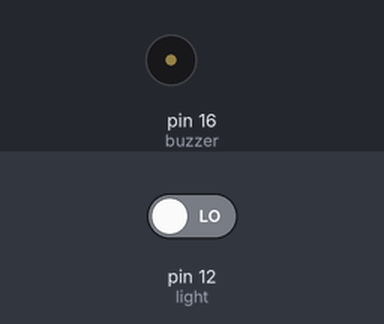
The sketch below on a simulated Arduino Uno, built with avr-gcc and run on an emulated ATmega328P. Shown: buzzer (waves = sounding, pin HIGH). The test bench sets the inputs (shaded band); at power-on: pin 12 (light) LOW.

Above: at 1.2 s.
1.3 s: pin 12 (light) driven HIGH
At 3.9 s:
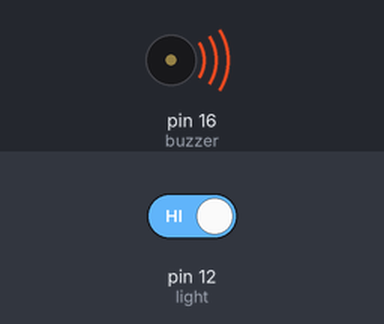
Timing chart, 0 to 9.0 s (numbered marks = the images above; inputs shaded):
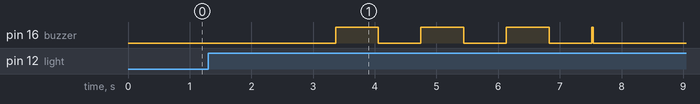

Measured:
- after the input at 1.3 s, pin 16 (buzzer): goes 3 × (HIGH 0.69 s, LOW 0.69 s), HIGH 0.03 s, then LOW, starting after 2.1 s

The sketch:

Buzzer_sys.ino
```cpp
int sens = 300;//5mS
int sensor_value[300];//value of sens
float value;
int num = 0;

bool Buzzer = false;
bool Button = false;
bool Sound = true;
int count = 0;
int interval = 50;//10mS
int stop_time = 300;//10ms

int buzzer = 16;
int button = 13;
int light = 12;

void setup() {
  Serial.begin(9600);
  pinMode(buzzer,OUTPUT);
  pinMode(button,INPUT);
  pinMode(light,INPUT);
}

void loop() {
  //light
  if(num >= sens){
    num = 0;
  }
  sensor_value[num] = digitalRead(light);
  for(int i = 0; i < sens; i++){
    value += sensor_value[i];
  }
  value = value / sens;
  num++;
  //Serial.println(value);

  if(value >= 0.5){
    Buzzer = true;
  }else{
    Buzzer = false;
    Button = false;
  }

  //button
//  if(digitalRead(button) == 1){
//    Button = true;
//  }
//    Serial.println(digitalRead(button));

  //buzzer
  if(Buzzer == true and Button == false){
    //Serial.println("ok");
    if(Sound == true and count % interval == 0){
      digitalWrite(buzzer,HIGH);
      Sound = false;
    }else if(Sound == false and count % interval == 0){
      digitalWrite(buzzer,LOW);
      Sound = true;
    }
    if (count > stop_time){
      Button = true;
    }
    count++;
  }else{
    digitalWrite(buzzer,LOW);
    count = 0;
  }

  delay(10);
}
```
